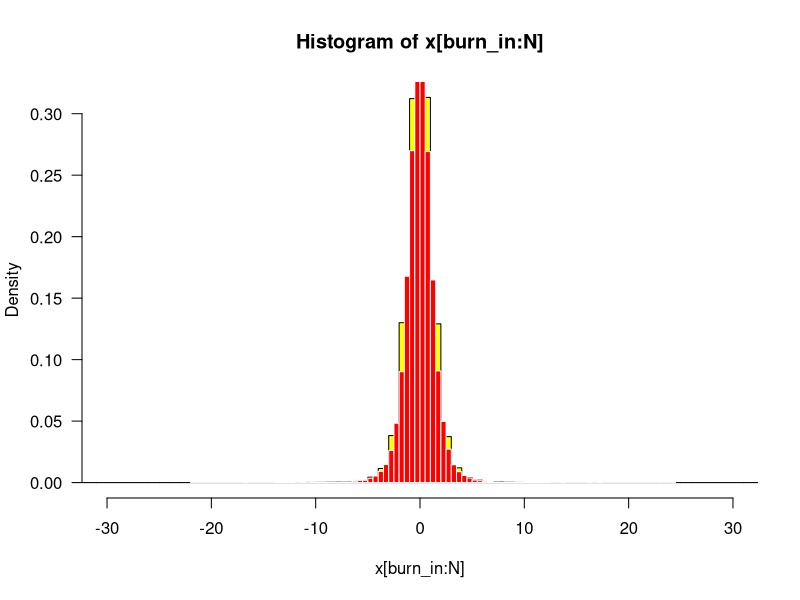

Reproduce this figure in R.
######trial####

# N is the number of iterations; x_0 - starting value for x
N <- 100000
x_0 <- 1
burn_in <- 1000

x <- rep(0, N+1)
y <- rep(0, N)
x[1] <- x_0

set.seed(13)

for (i in seq_len(N)){
  # conditional distribution of Y given X
  y[i] <- rgamma(1, shape = 5/2, scale = 1/(x[i]^2/2+2))
  
  # conditional distribution of X given Y
  x[i+1] <- rnorm(1, 0, sqrt(y[i]^{-1}))
}


# plotting the histogram
par(mfrow=c(1,1))
set.seed(13)

hist(x[burn_in:N], 100, col='yellow', las=1, border=T, freq=FALSE, xlim=c(c(-30, 30)))
# comparing with the t distribution with 4 degrees of freedom
hist(rt(N-burn_in, df=4), 100, col='red', las=1, border=F, freq=FALSE,  xlim=c(-30, 30), add=TRUE)

# they are very similar